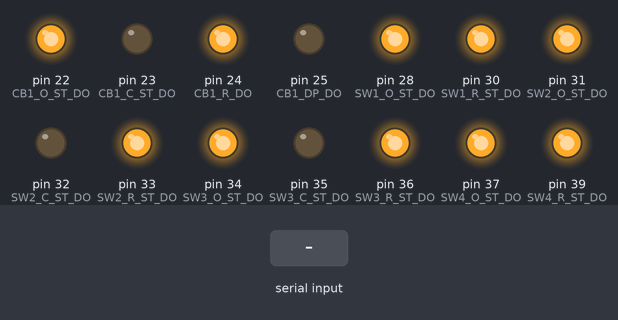
A sketch run on a simulated Arduino Mega 2560, built with avr-gcc and run on an emulated ATmega2560. On the bench: output pins drawn as LEDs (lit = HIGH). The inputs (shaded band) are chosen by the test bench. What the sketch prints to the serial monitor is not drawn.

Above: at 1.3 s.
1.4 s: "i" received over Serial
2.9 s: byte 115 (115) received over Serial
4.4 s: "o" received over Serial
6.0 s: byte 53 (53) received over Serial
At 7.2 s:
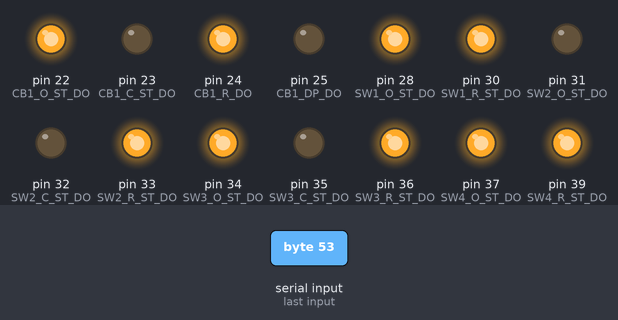
7.5 s: byte 55 (55) received over Serial
At 8.5 s:
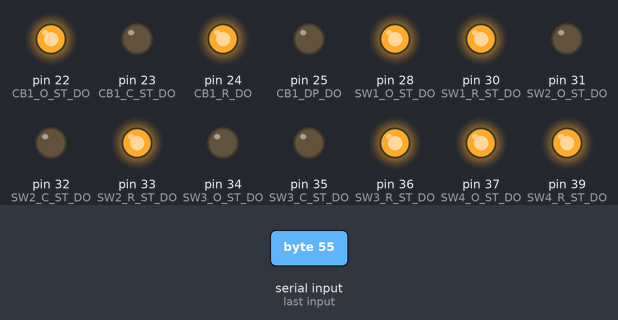
At 9.9 s:
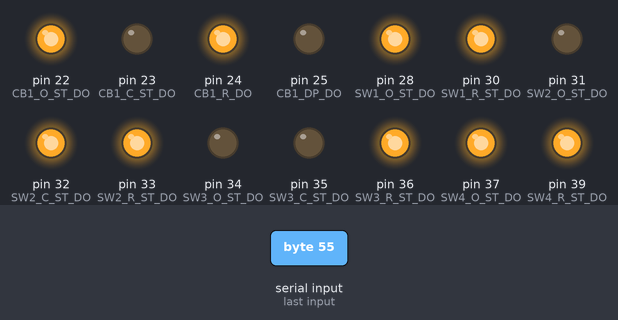
10.5 s: byte 54 (54) received over Serial
At 10.8 s:
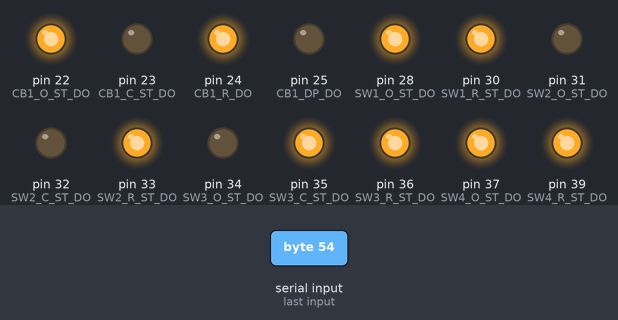
Timing chart, 0 to 14.5 s (numbered marks = the images above; inputs shaded):
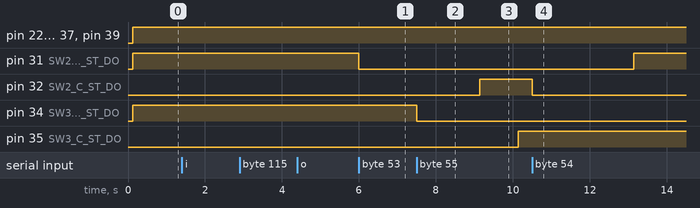

Measured:
- after the input at 1.4 s, every drawn part: stays the same
- after the input at 2.9 s, every drawn part: stays the same
- after the input at 4.4 s, every drawn part: stays the same
- after the input at 6.0 s, pin 31 (SW2_O_ST_DO): HIGH → LOW at once
- after the input at 7.5 s, pin 34 (SW3_O_ST_DO): HIGH → LOW at once; pin 35 (SW3_C_ST_DO): LOW → HIGH after 2.6 s
- after the input at 10.5 s, pin 31 (SW2_O_ST_DO): LOW → HIGH after 2.6 s; pin 32 (SW2_C_ST_DO): HIGH → LOW at once

The sketch:

EmuladorPano.ino
```cpp
//timers
unsigned long Ta; //tiempo actual del sistema

bool TimerSW1 = 0;  //Activar temporizador 1
unsigned long Ti1 = 0; //tiempo inicial del timer 1
int Tcom1=0; //comando para timer 1, 0=nada, 1=cerrar, 2=abrir

bool TimerSW2 = 0;
unsigned long Ti2 = 0;
int Tcom2=0;

bool TimerSW3 = 0;
unsigned long Ti3 = 0;
int Tcom3=0;

bool TimerSW4 = 0;
unsigned long Ti4 = 0;
int Tcom4=0;

// Variables Aux
int m;
int ttransito = 3; //ms

// Variables del CB1
bool CB1_O_ST = 1;   // (DO22) CB1 Abierto
bool CB1_C_ST = 0;   // (DO23) CB1 Cerrado
bool CB1_R_ST = 1;   // (DO24) CB1 Remoto
bool CB1_DP_ST = 0;  // (DO25) CB1 Discrepancia de polos
bool CB1_SF6_A = 0;  // (DO26) Alarma SF6
bool CB1_RE_DES = 0; // (DO27) Resorte descargado
bool CB1_CMD_O = 0;  // (DI02) Comando Abrir
bool CB1_CMD_C = 1;  // (DI03) Comando Cerrar

//Variables SW1
bool SW1_O_ST = 1;   // (DO28) Abierto
bool SW1_C_ST = 0;   // (DO29) Cerrado
bool SW1_R_ST = 1;   // (DO30) Remoto
bool SW1_CMD_O = 0;  // (DI04) Comando Abrir
bool SW1_CMD_C = 1;  // Comando Cerrar

//Variables SW2
bool SW2_O_ST = 1; //  Abierto
bool SW2_C_ST = 0; //  Cerrado
bool SW2_R_ST = 1; //  Remoto
bool SW2_CMD_O = 0; // Comando Abrir
bool SW2_CMD_C = 1; // Comando Cerrar

//Variables SW3
bool SW3_O_ST = 1; //  Abierto
bool SW3_C_ST = 0; //  Cerrado
bool SW3_R_ST = 1; //  Remoto
bool SW3_CMD_O = 0; // Comando Abrir
bool SW3_CMD_C = 1; // Comando Cerrar

//Variables SW4
bool SW4_O_ST = 1; //  Abierto
bool SW4_C_ST = 0; //  Cerrado
bool SW4_R_ST = 1; //  Remoto
bool SW4_CMD_O = 0; // Comando Abrir
bool SW4_CMD_C = 1; // Comando Cerrar

//Colores de lineas
String C_B  = "\033[39m"; //Borra formato de color
String C_A  = "\033[33m"; //Amarillo
String C_R  = "\033[31m"; //Rojo
String C_V  = "\033[32m"; //Verde
String C_AZ = "\033[36m"; //Azul

//mensajes
String M_C_O = " Com. Apertura ->";
String M_C_C = " Com. Cierre ->";
String M_S_O = " ya se encuentra abierto";
String M_S_C = " ya se encuentra cerrado";
String M_SW_T = "En transito...";

//Pines Salidas
int CB1_O_ST_DO = 22;
int CB1_C_ST_DO = 23;
int CB1_R_DO = 24;
int CB1_DP_DO = 25;
int CB1_SF6_AL_DO = 26;
int CB1_RE_DES_DO = 27;

int SW1_O_ST_DO = 28;
int SW1_C_ST_DO = 29;
int SW1_R_ST_DO = 30;

int SW2_O_ST_DO = 31;
int SW2_C_ST_DO = 32;
int SW2_R_ST_DO = 33;

int SW3_O_ST_DO = 34;
int SW3_C_ST_DO = 35;
int SW3_R_ST_DO = 36;

int SW4_O_ST_DO = 37;
int SW4_C_ST_DO = 38;
int SW4_R_ST_DO = 39;


//Pines Entradas
int CB1_CMD_O_DI=2;
int CB1_CMD_C_DI=3;

int SW1_CMD_O_DI = 4;
int SW1_CMD_C_DI = 5;

int SW2_CMD_O_DI = 6;
int SW2_CMD_C_DI = 7;

int SW3_CMD_O_DI = 8;
int SW3_CMD_C_DI = 9;

int SW4_CMD_O_DI = 10;
int SW4_CMD_C_DI = 11;

void setup() {

  //Salidas
  pinMode(CB1_O_ST_DO,OUTPUT);
  pinMode(CB1_C_ST_DO,OUTPUT);
  pinMode(CB1_R_DO,OUTPUT);
  pinMode(CB1_DP_DO,OUTPUT);
  pinMode(CB1_SF6_AL_DO,OUTPUT);
  pinMode(CB1_RE_DES_DO,OUTPUT);

  pinMode(SW1_O_ST_DO,OUTPUT);
  pinMode(SW1_C_ST_DO,OUTPUT);
  pinMode(SW1_R_ST_DO,OUTPUT);

  pinMode(SW2_O_ST_DO,OUTPUT);
  pinMode(SW2_C_ST_DO,OUTPUT);
  pinMode(SW2_R_ST_DO,OUTPUT);

  pinMode(SW3_O_ST_DO,OUTPUT);
  pinMode(SW3_C_ST_DO,OUTPUT);
  pinMode(SW3_R_ST_DO,OUTPUT);

  pinMode(SW4_O_ST_DO,OUTPUT);
  pinMode(SW4_C_ST_DO,OUTPUT);
  pinMode(SW4_R_ST_DO,OUTPUT);


  //Entradas
  pinMode(CB1_CMD_O_DI,INPUT);
  pinMode(CB1_CMD_C_DI,INPUT);

  pinMode(SW1_CMD_O_DI,INPUT);
  pinMode(SW1_CMD_C_DI,INPUT);

  pinMode(SW2_CMD_O_DI,INPUT);
  pinMode(SW2_CMD_C_DI,INPUT);

  pinMode(SW3_CMD_O_DI,INPUT);
  pinMode(SW1_CMD_C_DI,INPUT);

  pinMode(SW4_CMD_O_DI,INPUT);
  pinMode(SW1_CMD_C_DI,INPUT);


  //Initialize serial and wait for port to open:
  Serial.begin(9600);
  while (!Serial) {
    ; // wait for serial port to connect. Needed for native USB port only
  }
  menu0();
}

void loop() {

    entradas();

    Ta = millis()/1000;

    // temporizadores
    Tempo1();
    Tempo2();
    Tempo3();
    Tempo4();

    int sel=Serial.read();
    //************  menu 0
    if (sel == 105 && m==0) {
      panoNormal();
      }
    if (sel == 111 && m==0) {
      menu1();
      }

    // ************   Menu 1
    if (sel == 49 && m==1) { //Cierra CB1
      controlCB1(false,true,false);
      }
    if (sel == 50 && m==1) { //Abre CB1
      controlCB1(true,false,false);
      }
    if (sel == 51 && m==1) { //Cierra SW1
      controlSW1(false,true,false);
      }
    if (sel == 52 && m==1) { //Abre SW1
      controlSW1(true,false,false);
      }
    if (sel == 53 && m==1) { //Cierra SW2
      controlSW2(false,true,false);
      }
    if (sel == 54 && m==1) { //Abre SW2
      controlSW2(true,false,false);
      }
    if (sel == 55 && m==1) { //Cierra SW3
      controlSW3(false,true,false);
      }
    if (sel == 56 && m==1) { //Abre SW3
      controlSW3(true,false,false);
      }
    if (sel == 57 && m==1) { //Cierra SW4
      controlSW4(false,true,false);
      }
    if (sel == 48 && m==1) { //Abre SW4
      controlSW4(true,false,false);
      }
    if (sel == 109 && m==1) { //Va al menu 0
    menu0();
      }

    // General
    if (sel == 115) {
      estadopano();
      }
    /*if (int(sel) != -1) {// Muestra el caracter en la cola serial
      Serial.println(int(sel));
      }*/

    salidas();
}

void menu0() {
    m=0;
    Serial.print(C_B);
    Serial.write(12); //limpia pantalla, sirve con PuTTY
    estadopano();
    Serial.println(C_V + "\n(i)niciar\t(o)perar\t(s)tatus" + C_B);

}

void menu1() {
    m=1;
    Serial.print(C_B);
    Serial.write(12);
    estadopano();
    Serial.println(C_V + "\nC/O:\t1/2 CB1\t\t3/4 SW1\t\t5/6 SW2\t\t7/8 SW3\t\t9/0 SW4"+C_B);
}

void estadopano(){
    Serial.println("PAÑO");
    Serial.println("\rSW1\tSW2\tSW3\tSW4\tCB1");
    Serial.println(estado(SW1_O_ST,SW1_C_ST)+"\t"+estado(SW2_O_ST,SW2_C_ST)+"\t"+estado(SW3_O_ST,SW3_C_ST)+"\t"+estado(SW4_O_ST,SW4_C_ST)+"\t"+estado(CB1_O_ST,CB1_C_ST)+"\r" + C_B);
    Serial.println(estadoLR(SW1_R_ST)+"\t"+estadoLR(SW2_R_ST)+"\t"+estadoLR(SW3_R_ST)+"\t"+estadoLR(SW4_R_ST)+"\t"+estadoLR(CB1_R_ST) + "\r" + C_B);
}

String estado(bool ST_O,bool ST_C){
  if (ST_O == true && ST_C == false){
    return C_V + "OPE";
    }
    if (ST_O == false && ST_C == true){
    return C_R + "CLO";
    }
    if (ST_O == false && ST_C == false){
    return C_A + "IND";
    }
}

String estadoLR(bool ST_R){
  if (ST_R == true){
    return C_A + "REM";
    }
  else {
    return C_B + "LOC";
    }
}

void panoNormal(){
  // Variables del CB1
  CB1_O_ST = 1; // CB1 Abierto
  CB1_C_ST = 0; // CB1 Cerrado
  CB1_R_ST = 1; // CB1 Remoto
  CB1_DP_ST = 0; // CB1 Discrepancia de polos
  CB1_SF6_A = 0; // Alarma SF6
  CB1_RE_DES = 0; // Resorte descargado
  CB1_CMD_O = 0; // Comando Abrir
  CB1_CMD_C = 0; // Comando Cerrar

  //Variables SW1
  SW1_O_ST = 1; //  Abierto
  SW1_C_ST = 0; //  Cerrado
  SW1_R_ST = 1; //  Remoto
  SW1_CMD_O = 0; // Comando Abrir
  SW1_CMD_C = 0; // Comando Cerrar

  //Variables SW2
  SW2_O_ST = 1; //  Abierto
  SW2_C_ST = 0; //  Cerrado
  SW2_R_ST = 1; //  Remoto
  SW2_CMD_O = 0; // Comando Abrir
  SW2_CMD_C = 0; // Comando Cerrar

  //Variables SW3
  SW3_O_ST = 1; //  Abierto
  SW3_C_ST = 0; //  Cerrado
  SW3_R_ST = 1; //  Remoto
  SW3_CMD_O = 0; // Comando Abrir
  SW3_CMD_C = 0; // Comando Cerrar

  //Variables SW4
  SW4_O_ST = 1; //  Abierto
  SW4_C_ST = 0; //  Cerrado
  SW4_R_ST = 1; //  Remoto
  SW4_CMD_O = 0; // Comando Abrir
  SW4_CMD_C = 0; // Comando Cerrar

  Serial.println("\n\rPaño Normalizado...");

  menu0();
}

//Temporizadores
void Tempo1(){
  if (TimerSW1==1){
    if (Ta-Ti1>=ttransito){
      if (Tcom1 == 1){
        SW1_C_ST=1;
      }
      if (Tcom1 == 2){
        SW1_O_ST=1;
      }
      Tcom1=0;
      TimerSW1=0;
      menu1();
    }
  }
}

void Tempo2(){
  if (TimerSW2==1){
    if (Ta-Ti2>=ttransito){
      if (Tcom2 == 1){
        SW2_C_ST=1;
      }
      if (Tcom2 == 2){
        SW2_O_ST=1;
      }
      Tcom2=0;
      TimerSW2=0;
      menu1();
    }
  }
}

void Tempo3(){
  if (TimerSW3==1){
    if (Ta-Ti3>=ttransito){
      if (Tcom3 == 1){
        SW3_C_ST=1;
      }
      if (Tcom3 == 2){
        SW3_O_ST=1;
      }
      Tcom3=0;
      TimerSW3=0;
      menu1();
    }
  }
}

void Tempo4(){
  if (TimerSW4==1){
    if (Ta-Ti4>=ttransito){
      if (Tcom4 == 1){
        SW4_C_ST=1;
      }
      if (Tcom4 == 2){
        SW4_O_ST=1;
      }
      Tcom4=0;
      TimerSW4=0;
      menu1();
    }
  }
}

void controlCB1(bool CMD_O,bool CMD_C,bool BF){
  if (CMD_O == true){
    Serial.println("\nCB1" + M_C_O);
    }
  if (CMD_C == true){
    Serial.println("\nCB1" + M_C_C);
    }
  if (CMD_C == true && CB1_C_ST == true){
    Serial.println(C_A + "CB1" + M_S_C + C_B);
    }
  if (CMD_O == true && CB1_O_ST == true){
    Serial.println(C_A + "CB1" + M_S_O + C_B);
    }
  if (CMD_C == true && CB1_O_ST == true){ //Cierra el Interruptor
    CB1_O_ST =0;
    CB1_C_ST =1;
    menu1();
    }
  if (CMD_O == true && CB1_C_ST == true){ //Abre el Interruptor
    CB1_O_ST =1;
    CB1_C_ST =0;
    menu1();
    }
}

void controlSW1(bool CMD_O,bool CMD_C,bool F){
  if (CMD_O == true){
    Serial.println("\nSW1" + M_C_O);
    }
  if (CMD_C == true){
    Serial.println("\nSW1" + M_C_C);
    }
  if (CMD_C == true && SW1_C_ST == true){
    Serial.println("SW1" + M_S_C);
    }
  if (CMD_O == true && SW1_O_ST == true){
    Serial.println("SW1" + M_S_O);
    }
  if (CMD_C == true && SW1_O_ST == true){ //Cierra el desconectador
    SW1_O_ST =0;
    TimerSW1 = 1; //activa el timer
    Ti1=millis()/1000;
    Tcom1=1;
    Serial.println(C_AZ + M_SW_T + C_B); //En transito...
    }
  if (CMD_O == true && SW1_C_ST == true){ //Abre el desconectador
    SW1_C_ST =0;
    TimerSW1 = 1; //activa el timer
    Ti1=millis()/1000;
    Tcom1=2;
    Serial.println(C_AZ + M_SW_T + C_B); //En transito...
    }
}

void controlSW2(bool CMD_O,bool CMD_C,bool F){
  if (CMD_O == true){
    Serial.println("\nSW2" + M_C_O);
    }
  if (CMD_C == true){
    Serial.println("\nSW2" + M_C_C);
    }
  if (CMD_C == true && SW2_C_ST == true){
    Serial.println("SW2" + M_S_C);
    }
  if (CMD_O == true && SW2_O_ST == true){
    Serial.println("SW2" + M_S_O);
    }
  if (CMD_C == true && SW2_O_ST == true){ //Cierra el desconectador
    SW2_O_ST =0;
    TimerSW2 = 1; //activa el timer
    Ti2=millis()/1000;
    Tcom2=1;
    Serial.println(C_AZ + M_SW_T + C_B); //En transito...
    }
  if (CMD_O == true && SW2_C_ST == true){ //Abre el desconectador
    SW2_C_ST =0;
    TimerSW2 = 1; //activa el timer
    Ti2=millis()/1000;
    Tcom2=2;
    Serial.println(C_AZ + M_SW_T + C_B); //En transito...
    }
}

void controlSW3(bool CMD_O,bool CMD_C,bool F){
  if (CMD_O == true){
    Serial.println("\nSW3" + M_C_O);
    }
  if (CMD_C == true){
    Serial.println("\nSW3" + M_C_C);
    }
  if (CMD_C == true && SW3_C_ST == true){
    Serial.println("SW3" + M_S_C);
    }
  if (CMD_O == true && SW3_O_ST == true){
    Serial.println("SW3" + M_S_O);
    }
  if (CMD_C == true && SW3_O_ST == true){ //Cierra el desconectador
    SW3_O_ST =0;
    TimerSW3 = 1; //activa el timer
    Ti3=millis()/1000;
    Tcom3=1;
    Serial.println(C_AZ + M_SW_T + C_B); //En transito...
    }
  if (CMD_O == true && SW3_C_ST == true){ //Abre el desconectador
    SW3_C_ST =0;
    TimerSW3 = 1; //activa el timer
    Ti3=millis()/1000;
    Tcom3=2;
    Serial.println(C_AZ + M_SW_T + C_B); //En transito...
    }
}


void controlSW4(bool CMD_O,bool CMD_C,bool F){
  if (CMD_O == true){
    Serial.println("\nSW4" + M_C_O);
    }
  if (CMD_C == true){
    Serial.println("\nSW4" + M_C_C);
    }
  if (CMD_C == true && SW4_C_ST == true){
    Serial.println("SW4" + M_S_C);
    }
  if (CMD_O == true && SW4_O_ST == true){
    Serial.println("SW4" + M_S_O);
    }
  if (CMD_C == true && SW4_O_ST == true){ //Cierra el desconectador
    SW4_O_ST =0;
    TimerSW4 = 1; //activa el timer
    Ti4=millis()/1000;
    Tcom4=1;
    Serial.println(C_AZ + M_SW_T + C_B); //En transito...
    }
  if (CMD_O == true && SW4_C_ST == true){ //Abre el desconectador
    SW4_C_ST =0;
    TimerSW4 = 1; //activa el timer
    Ti4=millis()/1000;
    Tcom4=2;
    Serial.println(C_AZ + M_SW_T + C_B); //En transito...
    }
}

void entradas(){
 /* int CBCO=digitalRead(CB1_CMD_O_DI);
  if (CBCO==HIGH){
    controlCB1(true,false,false);
    delay(80);
  }
  int CBCC=digitalRead(CB1_CMD_C_DI);
  if (CBCC==HIGH){
    controlCB1(false,true,false);
    delay(80);
  }
  int SW1CO=digitalRead(SW1_CMD_O_DI);
  if (SW1CO==HIGH){
    controlSW1(true,false,false);
    delay(80);
  }
  int SW1CC=digitalRead(SW1_CMD_C_DI);
  if (SW1CC==HIGH){
    controlSW1(false,true,false);
    delay(80);
  }
  int SW2CO=digitalRead(SW2_CMD_O_DI);
  if (SW2CO==HIGH){
    controlSW2(true,false,false);
    delay(80);
  }
  int SW2CC=digitalRead(SW2_CMD_C_DI);
  if (SW2CC==HIGH){
    controlSW2(false,true,false);
    delay(80);
  }
  int SW3CO=digitalRead(SW3_CMD_O_DI);
  if (SW3CO==HIGH){
    controlSW3(true,false,false);
    delay(80);
  }
  int SW3CC=digitalRead(SW3_CMD_C_DI);
  if (SW3CC==HIGH){
    controlSW3(false,true,false);
    delay(80);
  }
  int SW4CO=digitalRead(SW4_CMD_O_DI);
  if (SW4CO==HIGH){
    controlSW4(true,false,false);
    delay(80);
  }
  int SW4CC=digitalRead(SW4_CMD_C_DI);
  if (SW4CC==HIGH){
    controlSW4(false,true,false);
    delay(80);
  }*/
}

void salidas(){
  if (CB1_O_ST == 1){
    digitalWrite(CB1_O_ST_DO,HIGH);
  }
  else {
    digitalWrite(CB1_O_ST_DO,LOW);
  }
  if (CB1_C_ST == 1){
    digitalWrite(CB1_C_ST_DO,HIGH);
  }
  else {
    digitalWrite(CB1_C_ST_DO,LOW);
  }
  if (CB1_R_ST == 1){
    digitalWrite(CB1_R_DO,HIGH);
  }
  else {
    digitalWrite(CB1_R_DO,LOW);
  }
  if (CB1_DP_ST == 1){
    digitalWrite(CB1_DP_DO,HIGH);
  }
  else {
    digitalWrite(CB1_DP_DO,LOW);
  }
  if (CB1_SF6_A == 1){
    digitalWrite(CB1_SF6_AL_DO,HIGH);
  }
  else {
    digitalWrite(CB1_SF6_AL_DO,LOW);
  }
  if (CB1_RE_DES == 1){
    digitalWrite(CB1_RE_DES_DO,HIGH);
  }
  else {
    digitalWrite(CB1_RE_DES_DO,LOW);
  }
  if (SW1_O_ST == 1){
    digitalWrite(SW1_O_ST_DO,HIGH);
  }
  else {
    digitalWrite(SW1_O_ST_DO,LOW);
  }
  if (SW1_C_ST == 1){
    digitalWrite(SW1_C_ST_DO,HIGH);
  }
  else {
    digitalWrite(SW1_C_ST_DO,LOW);
  }
  if (SW1_R_ST == 1){
    digitalWrite(SW1_R_ST_DO,HIGH);
  }
  else {
    digitalWrite(SW1_R_ST_DO,LOW);
  }
  if (SW2_O_ST == 1){
    digitalWrite(SW2_O_ST_DO,HIGH);
  }
  else {
    digitalWrite(SW2_O_ST_DO,LOW);
  }
  if (SW2_C_ST == 1){
    digitalWrite(SW2_C_ST_DO,HIGH);
  }
  else {
    digitalWrite(SW2_C_ST_DO,LOW);
  }
  if (SW2_R_ST == 1){
    digitalWrite(SW2_R_ST_DO,HIGH);
  }
  else {
    digitalWrite(SW2_R_ST_DO,LOW);
  }
  if (SW3_O_ST == 1){
    digitalWrite(SW3_O_ST_DO,HIGH);
  }
  else {
    digitalWrite(SW3_O_ST_DO,LOW);
  }
  if (SW3_C_ST == 1){
    digitalWrite(SW3_C_ST_DO,HIGH);
  }
  else {
    digitalWrite(SW3_C_ST_DO,LOW);
  }
  if (SW3_R_ST == 1){
    digitalWrite(SW3_R_ST_DO,HIGH);
  }
  else {
    digitalWrite(SW3_R_ST_DO,LOW);
  }
  if (SW4_O_ST == 1){
    digitalWrite(SW4_O_ST_DO,HIGH);
  }
  else {
    digitalWrite(SW4_O_ST_DO,LOW);
  }
  if (SW4_C_ST == 1){
    digitalWrite(SW4_C_ST_DO,HIGH);
  }
  else {
    digitalWrite(SW4_C_ST_DO,LOW);
  }
  if (SW4_R_ST == 1){
    digitalWrite(SW4_R_ST_DO,HIGH);
  }
  else {
    digitalWrite(SW4_R_ST_DO,LOW);
  }
}
```
